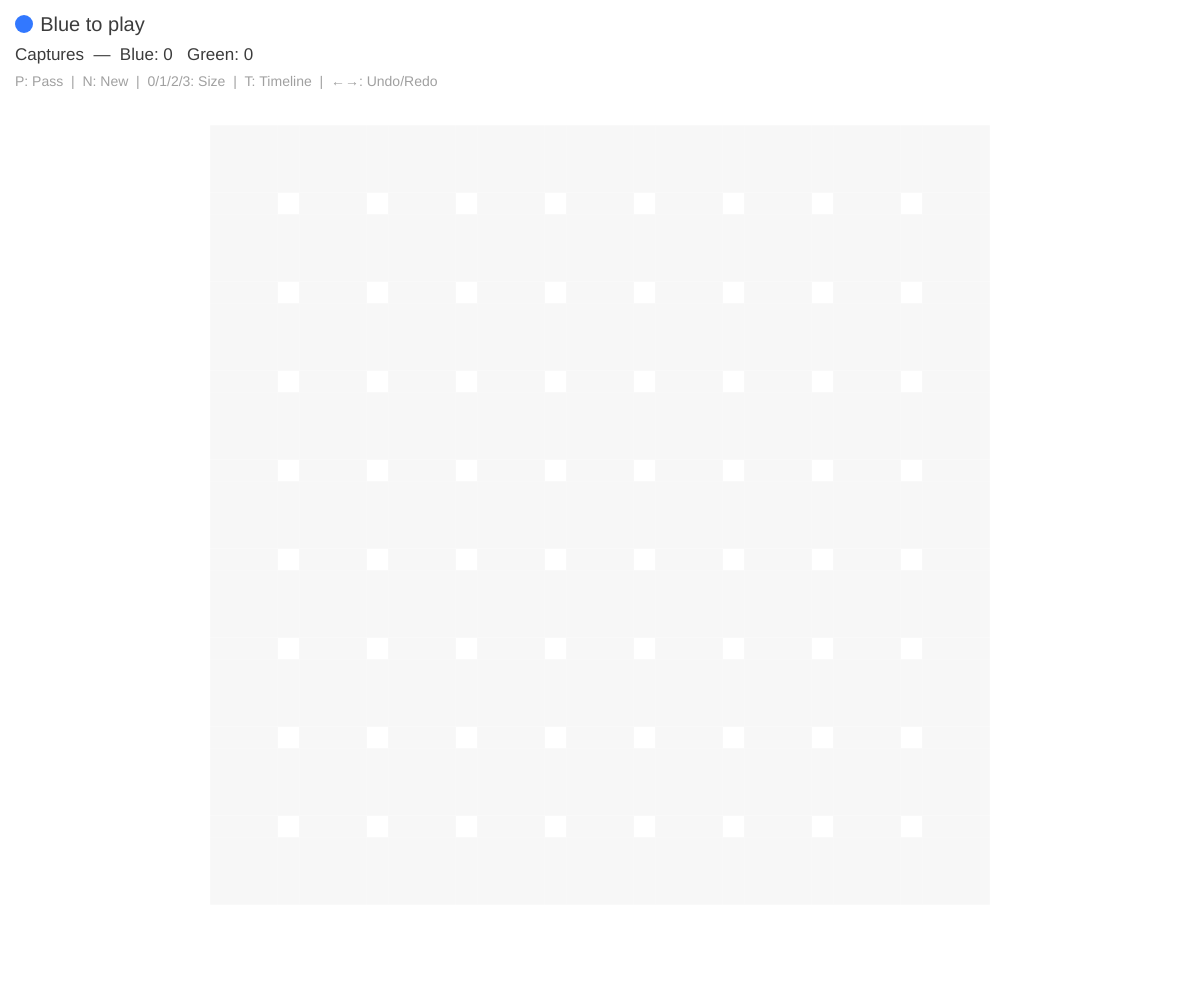
Frame 1 (no input)
Frame 60 (no input): identical to frame 1, image omitted
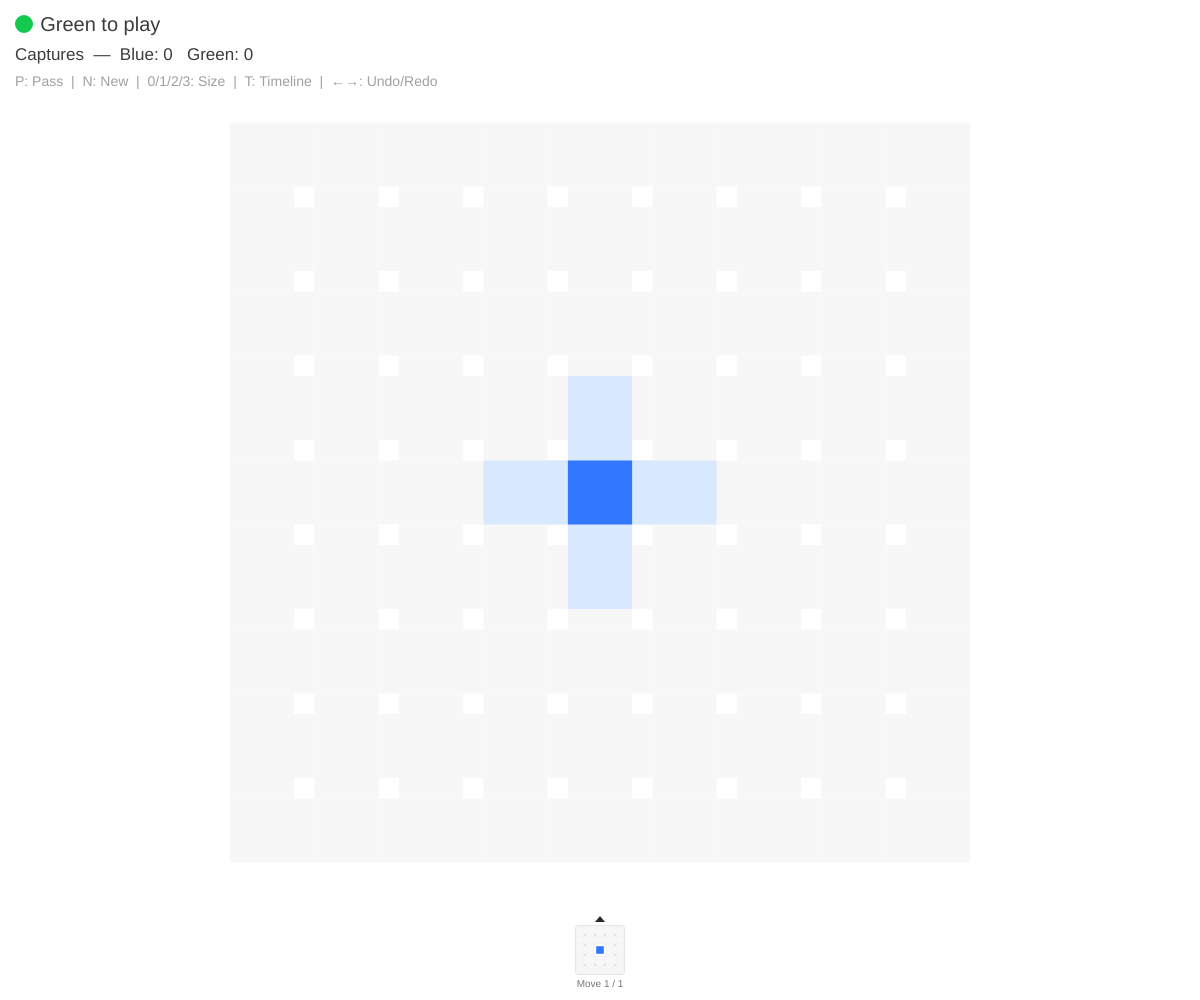
Frame 120 (the mouse pressed at the canvas centre since frame 60)

The p5.js sketch that drew these frames (run headless with seeded random() and noise() and a simulated clock; from frame 60 on, the mouse is pressed at the canvas centre):

// p5.js sketch
// ── sketch.js
// Dynamic Go — a visual reimagining of Go
// Stones are starburst-shaped and merge into chains

const EMPTY = 0;
const BLACK = 1;
const WHITE = 2;

let game, display;
let boardSize = 9;

function setup() {
  createCanvas(windowWidth, windowHeight);
  textFont('sans-serif');
  newGame(boardSize);
}

function newGame(size) {
  boardSize = size;
  game = new GoGame(size);
  display = new BoardDisplay(game);
}

// Color palette
const BG = '#ffffff';
const GRID_COL = [247, 247, 247];
const BLOCKED_BRIDGE = [200, 200, 200];
const BLUE = { fill: [50, 120, 255], stroke: [30, 90, 220], name: 'Blue', light: [215, 232, 255] };
const GREEN = { fill: [20, 200, 80], stroke: [10, 160, 60], name: 'Green', light: [205, 243, 218] };
const SHARED_LIGHT = [215, 240, 240];

function colorFor(c) { return c === BLACK ? BLUE : GREEN; }

function draw() {
  background(BG);
  display.draw();
}

function mousePressed() {
  if (mouseButton === LEFT) {
    // Check timeline bar click first
    if (display && display.handleTimelineClick(mouseX, mouseY)) return;
    // Timeline mode: click stone to go to that move
    if (display && display.timelineMode) {
      const pos = display.screenToBoard(mouseX, mouseY);
      if (pos) {
        const mi = game.moveIndex[pos.x][pos.y];
        if (mi > 0 && mi < game.history.length) {
          game.timelineGoTo(mi);
        }
      }
      return;
    }
    const pos = display.screenToBoard(mouseX, mouseY);
    if (pos) game.playMove(pos.x, pos.y);
  }
}

function keyPressed() {
  if (key === 'p' || key === 'P') game.playPass();
  if (key === 'n' || key === 'N') newGame(boardSize);
  if (key === '0') newGame(5);
  if (key === '1') newGame(9);
  if (key === '2') newGame(13);
  if (key === '3') newGame(19);
  if (key === 't' || key === 'T') display.timelineMode = !display.timelineMode;
  if (keyCode === LEFT_ARROW) game.timelineBack();
  if (keyCode === RIGHT_ARROW) game.timelineForward();
}

function windowResized() {
  resizeCanvas(windowWidth, windowHeight);
}


// =========================================
//              GAME LOGIC
// =========================================

class GoGame {
  constructor(size) {
    this.size = size;
    this.board = Array.from({ length: size }, () => Array(size).fill(EMPTY));
    this.moveIndex = Array.from({ length: size }, () => Array(size).fill(-1)); // which move placed each stone
    this.currentPlayer = BLACK;
    this.captures = { [BLACK]: 0, [WHITE]: 0 };
    this.previousBoard = null;
    this.consecutivePasses = 0;
    this.gameOver = false;
    this.moveCount = 0;

    // Timeline: array of snapshots, index points to current position
    this.history = [this._snapshot()];
    this.historyIndex = 0;
    this.moveCoords = [null]; // parallel to history: {x,y} or null (pass/initial)
  }

  _snapshot() {
    return {
      board: this.board.map(r => [...r]),
      moveIndex: this.moveIndex.map(r => [...r]),
      currentPlayer: this.currentPlayer,
      captures: { ...this.captures },
      previousBoard: this.previousBoard ? this.previousBoard.map(r => [...r]) : null,
      consecutivePasses: this.consecutivePasses,
      gameOver: this.gameOver,
      moveCount: this.moveCount,
    };
  }

  _restore(snap) {
    this.board = snap.board.map(r => [...r]);
    this.moveIndex = snap.moveIndex.map(r => [...r]);
    this.currentPlayer = snap.currentPlayer;
    this.captures = { ...snap.captures };
    this.previousBoard = snap.previousBoard ? snap.previousBoard.map(r => [...r]) : null;
    this.consecutivePasses = snap.consecutivePasses;
    this.gameOver = snap.gameOver;
    this.moveCount = snap.moveCount;
  }

  _pushState() {
    // Truncate any future states if we branched
    this.history.length = this.historyIndex + 1;
    this.moveCoords.length = this.historyIndex + 1;
    this.history.push(this._snapshot());
    this.moveCoords.push(null);
    this.historyIndex = this.history.length - 1;
  }

  timelineBack() {
    if (this.historyIndex > 0) {
      this.historyIndex--;
      this._restore(this.history[this.historyIndex]);
    }
  }

  timelineForward() {
    if (this.historyIndex < this.history.length - 1) {
      this.historyIndex++;
      this._restore(this.history[this.historyIndex]);
    }
  }

  timelineGoTo(idx) {
    if (idx >= 0 && idx < this.history.length) {
      this.historyIndex = idx;
      this._restore(this.history[idx]);
    }
  }

  opponent(c) {
    return c === BLACK ? WHITE : BLACK;
  }

  inBounds(x, y) {
    return x >= 0 && x < this.size && y >= 0 && y < this.size;
  }

  neighbors(x, y) {
    const result = [];
    for (const [dx, dy] of [[0, -1], [0, 1], [-1, 0], [1, 0]]) {
      const nx = x + dx, ny = y + dy;
      if (this.inBounds(nx, ny)) result.push([nx, ny]);
    }
    return result;
  }

  getGroup(x, y) {
    const color = this.board[x][y];
    if (color === EMPTY) return [];
    const group = [];
    const visited = new Set();
    const stack = [[x, y]];
    while (stack.length > 0) {
      const [cx, cy] = stack.pop();
      const key = cx * 100 + cy;
      if (visited.has(key)) continue;
      visited.add(key);
      group.push([cx, cy]);
      for (const [nx, ny] of this.neighbors(cx, cy)) {
        if (!visited.has(nx * 100 + ny) && this.board[nx][ny] === color) {
          stack.push([nx, ny]);
        }
      }
    }
    return group;
  }

  countLiberties(group) {
    const liberties = new Set();
    for (const [x, y] of group) {
      for (const [nx, ny] of this.neighbors(x, y)) {
        if (this.board[nx][ny] === EMPTY) liberties.add(nx * 100 + ny);
      }
    }
    return liberties.size;
  }

  copyBoard() {
    return this.board.map(row => [...row]);
  }

  boardsEqual(a, b) {
    for (let i = 0; i < this.size; i++)
      for (let j = 0; j < this.size; j++)
        if (a[i][j] !== b[i][j]) return false;
    return true;
  }

  placeStone(x, y) {
    if (this.gameOver) return false;
    if (!this.inBounds(x, y)) return false;
    if (this.board[x][y] !== EMPTY) return false;

    const color = this.currentPlayer;
    const opp = this.opponent(color);
    const saved = this.copyBoard();
    const savedMoveIndex = this.moveIndex.map(r => [...r]);

    this.board[x][y] = color;
    this.moveCount++;
    this.moveIndex[x][y] = this.moveCount;

    // Capture opponent groups with zero liberties
    let captured = 0;
    for (const [nx, ny] of this.neighbors(x, y)) {
      if (this.board[nx][ny] === opp) {
        const group = this.getGroup(nx, ny);
        if (this.countLiberties(group) === 0) {
          for (const [gx, gy] of group) {
            this.board[gx][gy] = EMPTY;
            this.moveIndex[gx][gy] = -1;
            captured++;
          }
        }
      }
    }

    // Suicide check
    if (this.countLiberties(this.getGroup(x, y)) === 0) {
      this.board = saved;
      this.moveIndex = savedMoveIndex;
      this.moveCount--;
      return false;
    }

    // Ko check
    if (this.previousBoard && this.boardsEqual(this.board, this.previousBoard)) {
      this.board = saved;
      this.moveIndex = savedMoveIndex;
      this.moveCount--;
      return false;
    }

    this.captures[color] += captured;
    this.previousBoard = saved;
    this.consecutivePasses = 0;
    this.currentPlayer = opp;
    return true;
  }

  playMove(x, y) {
    if (this.placeStone(x, y)) {
      this._pushState();
      this.moveCoords[this.historyIndex] = { x, y };
      return true;
    }
    return false;
  }

  pass() {
    if (this.gameOver) return;
    this.consecutivePasses++;
    this.currentPlayer = this.opponent(this.currentPlayer);
    if (this.consecutivePasses >= 2) this.gameOver = true;
  }

  playPass() {
    if (this.gameOver) return;
    this.pass();
    this._pushState();
  }

  calculateTerritory() {
    const territory = Array.from({ length: this.size }, () => Array(this.size).fill(EMPTY));
    const visited = Array.from({ length: this.size }, () => Array(this.size).fill(false));

    for (let i = 0; i < this.size; i++) {
      for (let j = 0; j < this.size; j++) {
        if (this.board[i][j] === EMPTY && !visited[i][j]) {
          const region = [];
          const borderColors = new Set();
          const stack = [[i, j]];

          while (stack.length > 0) {
            const [cx, cy] = stack.pop();
            if (visited[cx][cy]) continue;
            visited[cx][cy] = true;
            region.push([cx, cy]);
            for (const [nx, ny] of this.neighbors(cx, cy)) {
              if (this.board[nx][ny] === EMPTY && !visited[nx][ny]) {
                stack.push([nx, ny]);
              } else if (this.board[nx][ny] !== EMPTY) {
                borderColors.add(this.board[nx][ny]);
              }
            }
          }

          if (borderColors.size === 1) {
            const owner = [...borderColors][0];
            for (const [rx, ry] of region) territory[rx][ry] = owner;
          }
        }
      }
    }
    return territory;
  }

  // Returns per-direction arm state: 'connected' | 'open' | 'blocked'
  // connected = same-color neighbor, open = empty (liberty), blocked = opponent/edge
  getArmStates(x, y) {
    const c = this.board[x][y];
    if (c === EMPTY) return null;
    const dirs = { up: [0, -1], down: [0, 1], left: [-1, 0], right: [1, 0] };
    const result = {};
    for (const [name, [dx, dy]] of Object.entries(dirs)) {
      const nx = x + dx, ny = y + dy;
      if (!this.inBounds(nx, ny)) result[name] = 'blocked';
      else if (this.board[nx][ny] === c) result[name] = 'connected';
      else if (this.board[nx][ny] === EMPTY) result[name] = 'open';
      else result[name] = 'blocked';
    }
    return result;
  }

  // Arm states for a hypothetical stone at (x,y)
  getHypotheticalArmStates(x, y, color) {
    const dirs = { up: [0, -1], down: [0, 1], left: [-1, 0], right: [1, 0] };
    const result = {};
    for (const [name, [dx, dy]] of Object.entries(dirs)) {
      const nx = x + dx, ny = y + dy;
      if (!this.inBounds(nx, ny)) result[name] = 'blocked';
      else if (this.board[nx][ny] === color) result[name] = 'connected';
      else if (this.board[nx][ny] === EMPTY) result[name] = 'open';
      else result[name] = 'blocked';
    }
    return result;
  }

  // Build a map of all liberties: for each empty cell, which player colors touch it
  getLibertyMap() {
    const libMap = Array.from({ length: this.size }, () => Array(this.size).fill(null));
    for (let x = 0; x < this.size; x++) {
      for (let y = 0; y < this.size; y++) {
        if (this.board[x][y] !== EMPTY) continue;
        const touchingColors = new Set();
        for (const [nx, ny] of this.neighbors(x, y)) {
          if (this.board[nx][ny] !== EMPTY) touchingColors.add(this.board[nx][ny]);
        }
        if (touchingColors.size > 0) {
          libMap[x][y] = { colors: touchingColors };
        }
      }
    }
    return libMap;
  }

  // Arm states for a liberty pebble: connect toward stones that use it,
  // and toward other liberties with overlapping owners
  getLibertyArmStates(x, y, colors) {
    const dirs = { up: [0, -1], down: [0, 1], left: [-1, 0], right: [1, 0] };
    const result = {};
    for (const [name, [dx, dy]] of Object.entries(dirs)) {
      const nx = x + dx, ny = y + dy;
      if (!this.inBounds(nx, ny)) {
        result[name] = 'blocked';
      } else if (this.board[nx][ny] !== EMPTY && colors.has(this.board[nx][ny])) {
        result[name] = 'connected';
      } else {
        result[name] = 'blocked';
      }
    }
    return result;
  }
}


// =========================================
//            BOARD DISPLAY
// =========================================

class BoardDisplay {
  constructor(game) {
    this.game = game;
    this.timelineMode = false;
    this._timelinePreviewIdx = null; // history index being previewed
  }

  recalcLayout() {
    const uiMargin = 70;
    const padding = 40;
    const bottomMargin = this.game.history.length > 1 ? 85 : padding;
    const availH = height - uiMargin - bottomMargin;
    const availW = width - padding * 2;
    const available = min(availW, availH);
    this.cellSize = available / (this.game.size + 1);
    this.offsetX = (width - (this.game.size - 1) * this.cellSize) / 2;
    this.offsetY = uiMargin + (availH - (this.game.size - 1) * this.cellSize) / 2;

    // Pebble geometry
    this.sq = this.cellSize * 0.38;  // center square half-extent
    this.bw = this.sq;               // bridge half-width = square half-extent
    this.h = this.cellSize * 0.5;   // half-cell (midpoint reach)
  }

  boardToScreen(bx, by) {
    return {
      x: this.offsetX + bx * this.cellSize,
      y: this.offsetY + by * this.cellSize
    };
  }

  screenToBoard(mx, my) {
    const bx = Math.round((mx - this.offsetX) / this.cellSize);
    const by = Math.round((my - this.offsetY) / this.cellSize);
    if (bx >= 0 && bx < this.game.size && by >= 0 && by < this.game.size) {
      return { x: bx, y: by };
    }
    return null;
  }

  draw() {
    this.recalcLayout();

    // In timeline mode, handle preview
    if (this.timelineMode) {
      this._updateTimelinePreview();
    } else {
      this._timelinePreviewIdx = null;
    }

    // If previewing, temporarily restore that state for drawing
    const previewing = this._timelinePreviewIdx !== null;
    let savedSnap = null;
    if (previewing) {
      savedSnap = this.game._snapshot();
      this.game._restore(this.game.history[this._timelinePreviewIdx]);
    }

    this.drawBoard();
    this.drawLiberties();
    this.drawStones();

    // Restore real state before drawing hover/UI
    if (previewing) {
      this.game._restore(savedSnap);
    }

    if (!this.timelineMode) {
      this.drawHover();
    }
    this.drawTimeline();
    this.drawUI();
  }

  // --- Shared drawing primitive ---
  //
  //  Draws a center square + rectangular bridges in each direction.
  //  armColors: { up, down, left, right } — each is a color array or null (no bridge).

  drawCell(cx, cy, centerColor, armColors) {
    const { sq, bw, h } = this;
    const ov = 0.5; // overlap to eliminate hairline gaps
    noStroke();
    rectMode(CORNERS);

    // Draw bridges first (extending slightly into center area)
    if (armColors.up) {
      fill(armColors.up);
      rect(cx - bw, cy - h, cx + bw, cy - sq + ov);
    }
    if (armColors.right) {
      fill(armColors.right);
      rect(cx + sq - ov, cy - bw, cx + h, cy + bw);
    }
    if (armColors.down) {
      fill(armColors.down);
      rect(cx - bw, cy + sq - ov, cx + bw, cy + h);
    }
    if (armColors.left) {
      fill(armColors.left);
      rect(cx - h, cy - bw, cx - sq + ov, cy + bw);
    }

    // Central square on top (covers overlap area)
    fill(centerColor);
    rect(cx - sq, cy - sq, cx + sq, cy + sq);
  }

  // --- Board grid (pebble-style lattice) ---

  drawBoard() {
    const { sq, bw } = this;
    const gc = GRID_COL;
    noStroke();
    rectMode(CORNERS);

    for (let x = 0; x < this.game.size; x++) {
      for (let y = 0; y < this.game.size; y++) {
        const p = this.boardToScreen(x, y);

        // Central square
        fill(gc);
        rect(p.x - sq, p.y - sq, p.x + sq, p.y + sq);

        // Right bridge (full span to next cell's center square)
        if (x < this.game.size - 1) {
          rect(p.x + sq, p.y - bw, p.x + this.cellSize - sq, p.y + bw);
        }
        // Down bridge (full span to next cell's center square)
        if (y < this.game.size - 1) {
          rect(p.x - bw, p.y + sq, p.x + bw, p.y + this.cellSize - sq);
        }
      }
    }
  }

  // --- Liberty color helper ---

  libertyColor(libInfo) {
    if (libInfo.colors.size === 1) {
      return colorFor([...libInfo.colors][0]).light;
    }
    return SHARED_LIGHT;
  }

  // --- Liberty pebbles ---

  drawLiberties() {
    const libMap = this.game.getLibertyMap();
    const dirVecs = { up: [0, -1], down: [0, 1], left: [-1, 0], right: [1, 0] };

    for (let x = 0; x < this.game.size; x++) {
      for (let y = 0; y < this.game.size; y++) {
        const info = libMap[x][y];
        if (!info) continue;

        const p = this.boardToScreen(x, y);
        const libCol = this.libertyColor(info);

        // Arms connect toward stones — bridge color matches that stone's light color
        const armColors = {};
        for (const dir of ['up', 'down', 'left', 'right']) {
          const [dx, dy] = dirVecs[dir];
          const nx = x + dx, ny = y + dy;
          if (this.game.inBounds(nx, ny) && this.game.board[nx][ny] !== EMPTY
            && info.colors.has(this.game.board[nx][ny])) {
            armColors[dir] = colorFor(this.game.board[nx][ny]).light;
          } else {
            armColors[dir] = null;
          }
        }

        this.drawCell(p.x, p.y, libCol, armColors);
      }
    }
  }

  // --- Stones ---

  drawStones() {
    const libMap = this.game.getLibertyMap();
    const dirVecs = { up: [0, -1], down: [0, 1], left: [-1, 0], right: [1, 0] };

    for (let x = 0; x < this.game.size; x++) {
      for (let y = 0; y < this.game.size; y++) {
        const c = this.game.board[x][y];
        if (c === EMPTY) continue;

        const p = this.boardToScreen(x, y);
        const col = colorFor(c);
        const arms = this.game.getArmStates(x, y);

        const armColors = {};
        for (const dir of ['up', 'down', 'left', 'right']) {
          if (arms[dir] === 'connected') {
            armColors[dir] = col.fill;
          } else if (arms[dir] === 'open') {
            const [dx, dy] = dirVecs[dir];
            const libInfo = libMap[x + dx][y + dy];
            armColors[dir] = libInfo ? col.light : null;
          } else if (arms[dir] === 'blocked') {
            // Check if blocked by opponent stone (mutual block = darkened bridge)
            const [dx, dy] = dirVecs[dir];
            const nx = x + dx, ny = y + dy;
            if (this.game.inBounds(nx, ny) && this.game.board[nx][ny] !== EMPTY
              && this.game.board[nx][ny] !== c) {
              armColors[dir] = BLOCKED_BRIDGE;
            } else {
              armColors[dir] = null;
            }
          } else {
            armColors[dir] = null;
          }
        }

        this.drawCell(p.x, p.y, col.fill, armColors);
      }
    }
  }

  // --- Hover preview (shows full post-placement state) ---

  drawHover() {
    if (this.game.gameOver) return;
    const pos = this.screenToBoard(mouseX, mouseY);
    if (!pos) return;
    if (this.game.board[pos.x][pos.y] !== EMPTY) return;

    // Simulate the move to show resulting board state
    const c = this.game.currentPlayer;
    const sim = new GoGame(this.game.size);
    sim.board = this.game.board.map(r => [...r]);
    sim.moveIndex = this.game.moveIndex.map(r => [...r]);
    sim.currentPlayer = c;
    sim.captures = { ...this.game.captures };
    sim.previousBoard = this.game.previousBoard ? this.game.previousBoard.map(r => [...r]) : null;
    sim.moveCount = this.game.moveCount;

    if (!sim.placeStone(pos.x, pos.y)) return; // illegal move

    // Draw the simulated liberties and stones with a pulsing opacity
    const pulse = 0.3 + 0.15 * sin(frameCount * 0.08);
    const dirVecs = { up: [0, -1], down: [0, 1], left: [-1, 0], right: [1, 0] };
    const simLibMap = sim.getLibertyMap();

    // Draw changed liberties
    const realLibMap = this.game.getLibertyMap();
    for (let x = 0; x < sim.size; x++) {
      for (let y = 0; y < sim.size; y++) {
        const simInfo = simLibMap[x][y];
        const realInfo = realLibMap[x][y];
        // Only draw liberties that are new or changed
        const simStr = simInfo ? [...simInfo.colors].sort().join(',') : '';
        const realStr = realInfo ? [...realInfo.colors].sort().join(',') : '';
        if (simStr === realStr) continue;
        if (!simInfo) continue;

        const p = this.boardToScreen(x, y);
        const baseCol = this._libertyColorSim(simInfo);
        const ghostCol = baseCol.map(v => Math.round(lerp(255, v, pulse)));

        const armColors = {};
        for (const dir of ['up', 'down', 'left', 'right']) {
          const [dx, dy] = dirVecs[dir];
          const nx = x + dx, ny = y + dy;
          if (sim.inBounds(nx, ny) && sim.board[nx][ny] !== EMPTY
            && simInfo.colors.has(sim.board[nx][ny])) {
            const stoneLight = colorFor(sim.board[nx][ny]).light;
            armColors[dir] = stoneLight.map(v => Math.round(lerp(255, v, pulse)));
          } else {
            armColors[dir] = null;
          }
        }
        this.drawCell(p.x, p.y, ghostCol, armColors);
      }
    }

    // Draw the new stone + changed stones with pulse
    for (let x = 0; x < sim.size; x++) {
      for (let y = 0; y < sim.size; y++) {
        const sc = sim.board[x][y];
        if (sc === EMPTY) continue;
        // Only draw cells that differ from real board
        if (this.game.board[x][y] === sc) {
          // Check if arms changed (neighbor captured, etc.)
          const realArms = this.game.getArmStates(x, y);
          const simArms = sim.getArmStates(x, y);
          let armsChanged = false;
          if (realArms && simArms) {
            for (const dir of ['up', 'down', 'left', 'right']) {
              if (realArms[dir] !== simArms[dir]) { armsChanged = true; break; }
            }
          }
          if (!armsChanged) continue;
        }

        const p = this.boardToScreen(x, y);
        const col = colorFor(sc);
        const arms = sim.getArmStates(x, y);

        // New stone pulses, existing stones with changed arms don't
        const isNew = this.game.board[x][y] === EMPTY;
        const t = isNew ? pulse : 1.0;
        const centerCol = col.fill.map(v => Math.round(lerp(255, v, t)));

        const armColors = {};
        for (const dir of ['up', 'down', 'left', 'right']) {
          if (arms[dir] === 'connected') {
            armColors[dir] = centerCol;
          } else if (arms[dir] === 'open') {
            const [dx, dy] = dirVecs[dir];
            const libInfo = simLibMap[x + dx][y + dy];
            if (libInfo) {
              armColors[dir] = col.light.map(v => Math.round(lerp(255, v, t)));
            } else {
              armColors[dir] = null;
            }
          } else if (arms[dir] === 'blocked') {
            const [dx, dy] = dirVecs[dir];
            const nx = x + dx, ny = y + dy;
            if (sim.inBounds(nx, ny) && sim.board[nx][ny] !== EMPTY && sim.board[nx][ny] !== sc) {
              armColors[dir] = BLOCKED_BRIDGE;
            } else {
              armColors[dir] = null;
            }
          } else {
            armColors[dir] = null;
          }
        }

        this.drawCell(p.x, p.y, centerCol, armColors);
      }
    }
  }

  _libertyColorSim(libInfo) {
    if (libInfo.colors.size === 1) {
      return colorFor([...libInfo.colors][0]).light;
    }
    return SHARED_LIGHT;
  }

  // --- Timeline mode ---

  _updateTimelinePreview() {
    const pos = this.screenToBoard(mouseX, mouseY);
    if (!pos) { this._timelinePreviewIdx = null; return; }
    const mi = this.game.moveIndex[pos.x][pos.y];
    if (mi > 0 && mi < this.game.history.length) {
      this._timelinePreviewIdx = mi;
    } else {
      this._timelinePreviewIdx = null;
    }
  }

  // --- Timeline (thumbnail strip) ---

  drawTimeline() {
    const g = this.game;
    const total = g.history.length;
    if (total <= 1) return;

    const thumbSize = 50;
    const gap = 6;
    const stepW = thumbSize + gap;
    const viewR = 2; // show 5×5 region around each move
    const barY = height - thumbSize - 25;
    const barX = 40;
    const visibleW = width - 80;

    // Auto-scroll: center current move in view
    const numMoves = total - 1;
    const totalW = numMoves * stepW - gap;
    let scrollX;
    if (totalW <= visibleW) {
      scrollX = (visibleW - totalW) / 2;
    } else {
      const currentCenter = max(0, g.historyIndex - 1) * stepW + thumbSize / 2;
      scrollX = visibleW / 2 - currentCenter;
      scrollX = constrain(scrollX, visibleW - totalW, 0);
    }

    // Store layout for click handling
    this._tlBarX = barX;
    this._tlBarY = barY;
    this._tlThumbSize = thumbSize;
    this._tlStepW = stepW;
    this._tlScrollX = scrollX;
    this._tlVisibleW = visibleW;
    this._tlTotal = total;

    const savedSnap = g._snapshot();
    noStroke();
    rectMode(CORNERS);

    for (let i = 1; i < total; i++) {
      const tx = barX + (i - 1) * stepW + scrollX;

      // Skip offscreen thumbnails
      if (tx + thumbSize < barX || tx > barX + visibleW) continue;

      const mc = g.moveCoords[i];
      const isCurrent = i === g.historyIndex;

      // Thumbnail background
      fill(isCurrent ? 230 : 248);
      noStroke();
      rect(tx, barY, tx + thumbSize, barY + thumbSize, 4);

      if (mc) {
        g._restore(g.history[i]);

        const miniCell = thumbSize / (viewR * 2 + 1);
        const ms = miniCell * 0.38;

        // Grid layer
        fill(GRID_COL);
        for (let dx = -viewR; dx <= viewR; dx++) {
          for (let dy = -viewR; dy <= viewR; dy++) {
            const bx = mc.x + dx, by = mc.y + dy;
            if (!g.inBounds(bx, by)) continue;
            const px = tx + (dx + viewR) * miniCell + miniCell / 2;
            const py = barY + (dy + viewR) * miniCell + miniCell / 2;
            rect(px - ms, py - ms, px + ms, py + ms);
            if (dx < viewR && g.inBounds(bx + 1, by)) {
              rect(px + ms, py - ms, px + miniCell - ms, py + ms);
            }
            if (dy < viewR && g.inBounds(bx, by + 1)) {
              rect(px - ms, py + ms, px + ms, py + miniCell - ms);
            }
          }
        }

        // Stone layer
        for (let dx = -viewR; dx <= viewR; dx++) {
          for (let dy = -viewR; dy <= viewR; dy++) {
            const bx = mc.x + dx, by = mc.y + dy;
            if (!g.inBounds(bx, by)) continue;
            if (g.board[bx][by] === EMPTY) continue;
            const px = tx + (dx + viewR) * miniCell + miniCell / 2;
            const py = barY + (dy + viewR) * miniCell + miniCell / 2;
            const col = colorFor(g.board[bx][by]);

            fill(col.fill);
            rect(px - ms, py - ms, px + ms, py + ms);

            // Bridges to same-color neighbors
            for (const [ddx, ddy] of [[1, 0], [0, 1], [-1, 0], [0, -1]]) {
              const ndx = dx + ddx, ndy = dy + ddy;
              if (abs(ndx) > viewR || abs(ndy) > viewR) continue;
              const nbx = bx + ddx, nby = by + ddy;
              if (!g.inBounds(nbx, nby)) continue;
              if (g.board[nbx][nby] !== g.board[bx][by]) continue;
              if (ddx === 1) rect(px + ms, py - ms, px + miniCell - ms, py + ms);
              if (ddx === -1) rect(px - miniCell + ms, py - ms, px - ms, py + ms);
              if (ddy === 1) rect(px - ms, py + ms, px + ms, py + miniCell - ms);
              if (ddy === -1) rect(px - ms, py - miniCell + ms, px + ms, py - ms);
            }

            // Highlight the moved stone
            if (bx === mc.x && by === mc.y) {
              stroke(255);
              strokeWeight(1.5);
              noFill();
              rect(px - ms - 1, py - ms - 1, px + ms + 1, py + ms + 1);
              noStroke();
            }
          }
        }
      } else {
        // Pass
        textSize(9);
        fill(150);
        noStroke();
        textAlign(CENTER, CENTER);
        text('Pass', tx + thumbSize / 2, barY + thumbSize / 2);
      }

      // Current position arrow
      if (isCurrent) {
        fill(40);
        noStroke();
        const ax = tx + thumbSize / 2;
        triangle(ax - 5, barY - 3, ax + 5, barY - 3, ax, barY - 9);
      }
    }

    g._restore(savedSnap);

    // Move label
    noStroke();
    textSize(10);
    textAlign(CENTER, TOP);
    fill(120);
    text(`Move ${g.historyIndex} / ${total - 1}`, width / 2, barY + thumbSize + 4);
  }

  handleTimelineClick(mx, my) {
    const g = this.game;
    if (!this._tlTotal || this._tlTotal <= 1) return false;
    const { _tlBarX: barX, _tlBarY: barY, _tlThumbSize: ts,
      _tlStepW: stepW, _tlScrollX: scrollX, _tlVisibleW: visW, _tlTotal: total } = this;

    if (my >= barY - 10 && my <= barY + ts + 5 && mx >= barX && mx <= barX + visW) {
      for (let i = 1; i < total; i++) {
        const tx = barX + (i - 1) * stepW + scrollX;
        if (mx >= tx && mx <= tx + ts) {
          g.timelineGoTo(i);
          return true;
        }
      }
    }
    return false;
  }

  // --- UI overlay ---

  drawUI() {
    noStroke();
    const m = 15;
    const lh = max(14, min(20, width * 0.022));
    textSize(lh);
    textAlign(LEFT, TOP);

    // Current player indicator
    const cur = colorFor(this.game.currentPlayer);
    fill(cur.fill);
    noStroke();
    const ir = lh * 0.45;
    ellipse(m + ir, m + ir, ir * 2);

    fill(60);
    text(
      cur.name + ' to play',
      m + ir * 2.8, m
    );

    // Captures
    textSize(lh * 0.85);
    fill(60);
    text(
      `Captures  \u2014  ${BLUE.name}: ${this.game.captures[BLACK]}   ${GREEN.name}: ${this.game.captures[WHITE]}`,
      m, m + lh * 1.6
    );

    // Keyboard hints
    textSize(max(10, lh * 0.7));
    fill(160);
    text('P: Pass  |  N: New  |  0/1/2/3: Size  |  T: Timeline  |  \u2190\u2192: Undo/Redo', m, m + lh * 3);

    // Timeline mode indicator
    if (this.timelineMode) {
      textSize(lh * 0.85);
      fill(200, 100, 50);
      textAlign(RIGHT, TOP);
      text('TIMELINE MODE', width - m, m);
      textAlign(LEFT, TOP);
    }

    // Game over scoring
    if (this.game.gameOver) {
      const territory = this.game.calculateTerritory();
      let bScore = this.game.captures[BLACK];
      let wScore = this.game.captures[WHITE] + 6.5; // komi
      for (let i = 0; i < this.game.size; i++)
        for (let j = 0; j < this.game.size; j++) {
          if (territory[i][j] === BLACK) bScore++;
          if (territory[i][j] === WHITE) wScore++;
        }
      textSize(max(16, min(24, width * 0.028)));
      textAlign(CENTER, TOP);
      fill(240, 80, 80);
      text('Game Over', width / 2, m);
      textSize(lh * 0.85);
      fill(60);
      const winner = bScore > wScore ? BLUE.name : GREEN.name;
      text(
        `${BLUE.name}: ${bScore}  |  ${GREEN.name}: ${wScore} (incl. 6.5 komi)  |  ${winner} wins`,
        width / 2, m + lh * 1.6
      );
    }
  }
}
